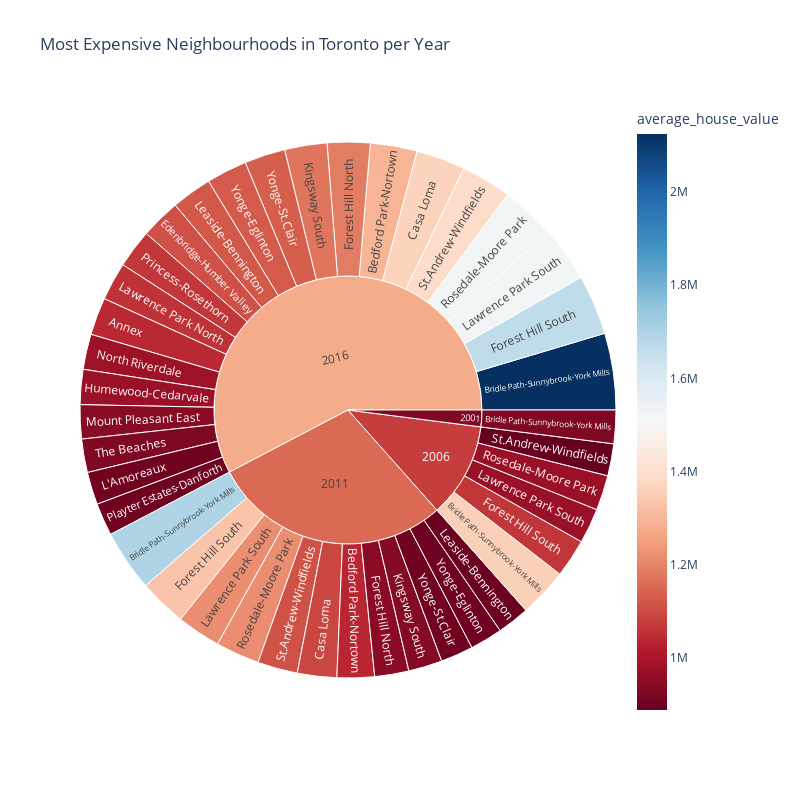

Notebook cell for this chart:
### Code cell
# Create the sunburst chart
# YOUR CODE HERE!
sun =px.sunburst(
    top_exp_neighbourhoods,
    title= "Most Expensive Neighbourhoods in Toronto per Year",
    path=["year", "neighbourhood"], 
    values="average_house_value",
    color="average_house_value",
    color_continuous_scale="RdBu",
    names="neighbourhood",
    width=800,
    height=800
)

sun.show()

### Figure 1 — Plotly figure (JSON) as saved in the notebook; plotly's stock layout.template omitted (floating-point values rounded to 4 significant figures)
{"data": [{"branchvalues": "total", "customdata": [[1039687], [1034387], [1295007], [927466], [1356757], [1697067], [2124653], [1090696], [1365503], [1108146], [946854], [1185419], [1063011], [1329642], [1664653], [970245], [937464], [1173663], [905137], [1056967], [972384], [1216283], [1522732], [896593], [1122495], [942804], [978565], [903121], [1065811], [972039], [1215852], [1522193], [888017], [1110755], [1390616], [927404], [900233], [1127052], [904096], [1131888], [927466], [1076000.0], [1153000.0], [1276000.0]], "domain": {"x": [0, 1], "y": [0, 1]}, "hovertemplate": "labels=%{label}<br>average_house_value_sum=%{value}<br>parent=%{parent}<br>id=%{id}<br>average_house_value=%{color}<extra></extra>", "ids": ["2016/Annex", "2011/Bedford Park-Nortown", "2016/Bedford Park-Nortown", "2001/Bridle Path-Sunnybrook-York Mills", "2006/Bridle Path-Sunnybrook-York Mills", "2011/Bridle Path-Sunnybrook-York Mills", "2016/Bridle Path-Sunnybrook-York Mills", "2011/Casa Loma", "2016/Casa Loma", "2016/Edenbridge-Humber Valley", "2011/Forest Hill North", "2016/Forest Hill North", "2006/Forest Hill South", "2011/Forest Hill South", "2016/Forest Hill South", "2016/Humewood-Cedarvale", "2011/Kingsway South", "2016/Kingsway South", "2016/L'Amoreaux", "2016/Lawrence Park North", "2006/Lawrence Park South", "2011/Lawrence Park South", "2016/Lawrence Park South", "2011/Leaside-Bennington", "2016/Leaside-Bennington", "2016/Mount Pleasant East", "2016/North Riverdale", "2016/Playter Estates-Danforth", "2016/Princess-Rosethorn", "2006/Rosedale-Moore Park", "2011/Rosedale-Moore Park", "2016/Rosedale-Moore Park", "2006/St.Andrew-Windfields", "2011/St.Andrew-Windfields", "2016/St.Andrew-Windfields", "2016/The Beaches", "2011/Yonge-Eglinton", "2016/Yonge-Eglinton", "2011/Yonge-St.Clair", "2016/Yonge-St.Clair", "2001", "2006", "2011", "2016"], "labels": ["Annex", "Bedford Park-Nortown", "Bedford Park-Nortown", "Bridle Path-Sunnybrook-York Mills", "Bridle Path-Sunnybrook-York Mills", "Bridle Path-Sunnybrook-York Mills", "Bridle Path-Sunnybrook-York Mills", "Casa Loma", "Casa Loma", "Edenbridge-Humber Valley", "Forest Hill North", "Forest Hill North", "Forest Hill South", "Forest Hill South", "Forest Hill South", "Humewood-Cedarvale", "Kingsway South", "Kingsway South", "L'Amoreaux", "Lawrence Park North", "Lawrence Park South", "Lawrence Park South", "Lawrence Park South", "Leaside-Bennington", "Leaside-Bennington", "Mount Pleasant East", "North Riverdale", "Playter Estates-Danforth", "Princess-Rosethorn", "Rosedale-Moore Park", "Rosedale-Moore Park", "Rosedale-Moore Park", "St.Andrew-Windfields", "St.Andrew-Windfields", "St.Andrew-Windfields", "The Beaches", "Yonge-Eglinton", "Yonge-Eglinton", "Yonge-St.Clair", "Yonge-St.Clair", "2001", "2006", "2011", "2016"], "marker": {"coloraxis": "coloraxis", "colors": [1039687, 1034387, 1295007, 927466, 1356757, 1697067, 2124653, 1090696, 1365503, 1108146, 946854, 1185419, 1063011, 1329642, 1664653, 970245, 937464, 1173663, 905137, 1056967, 972384, 1216283, 1522732, 896593, 1122495, 942804, 978565, 903121, 1065811, 972039, 1215852, 1522193, 888017, 1110755, 1390616, 927404, 900233, 1127052, 904096, 1131888, 927466, 1076000.0, 1153000.0, 1276000.0]}, "name": "", "parents": ["2016", "2011", "2016", "2001", "2006", "2011", "2016", "2011", "2016", "2016", "2011", "2016", "2006", "2011", "2016", "2016", "2011", "2016", "2016", "2016", "2006", "2011", "2016", "2011", "2016", "2016", "2016", "2016", "2016", "2006", "2011", "2016", "2006", "2011", "2016", "2016", "2011", "2016", "2011", "2016", "", "", "", ""], "type": "sunburst", "values": [1039687, 1034387, 1295007, 927466, 1356757, 1697067, 2124653, 1090696, 1365503, 1108146, 946854, 1185419, 1063011, 1329642, 1664653, 970245, 937464, 1173663, 905137, 1056967, 972384, 1216283, 1522732, 896593, 1122495, 942804, 978565, 903121, 1065811, 972039, 1215852, 1522193, 888017, 1110755, 1390616, 927404, 900233, 1127052, 904096, 1131888, 927466, 5252208, 13279922, 26523761]}], "layout": {"coloraxis": {"colorbar": {"title": {"text": "average_house_value"}}, "colorscale": [[0, "rgb(103,0,31)"], [0.1, "rgb(178,24,43)"], [0.2, "rgb(214,96,77)"], [0.3, "rgb(244,165,130)"], [0.4, "rgb(253,219,199)"], [0.5, "rgb(247,247,247)"], [0.6, "rgb(209,229,240)"], [0.7, "rgb(146,197,222)"], [0.8, "rgb(67,147,195)"], [0.9, "rgb(33,102,172)"], [1, "rgb(5,48,97)"]]}, "height": 800, "legend": {"tracegroupgap": 0}, "title": {"text": "Most Expensive Neighbourhoods in Toronto per Year"}, "width": 800}}
